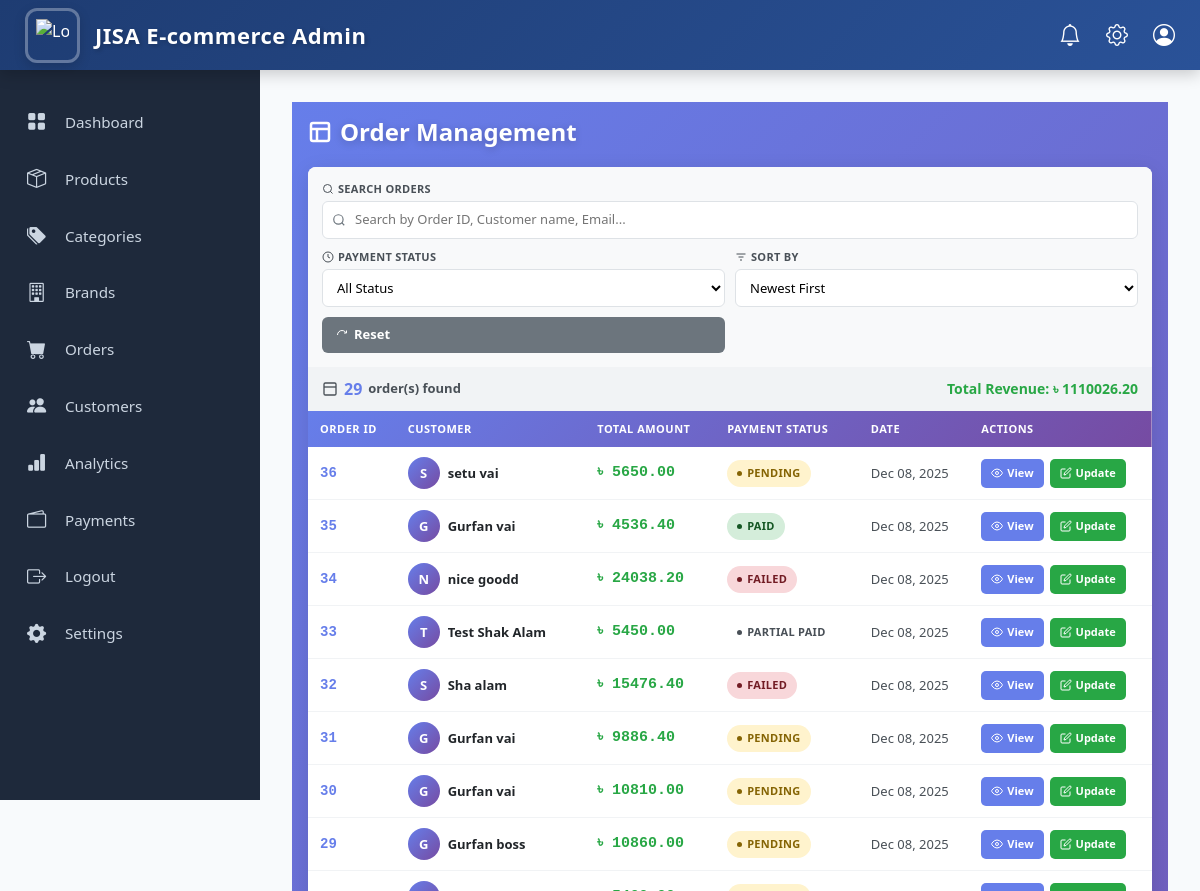
/adminpanel/orders/ (signed in, upper part), run on an earlier commit of the app's database.
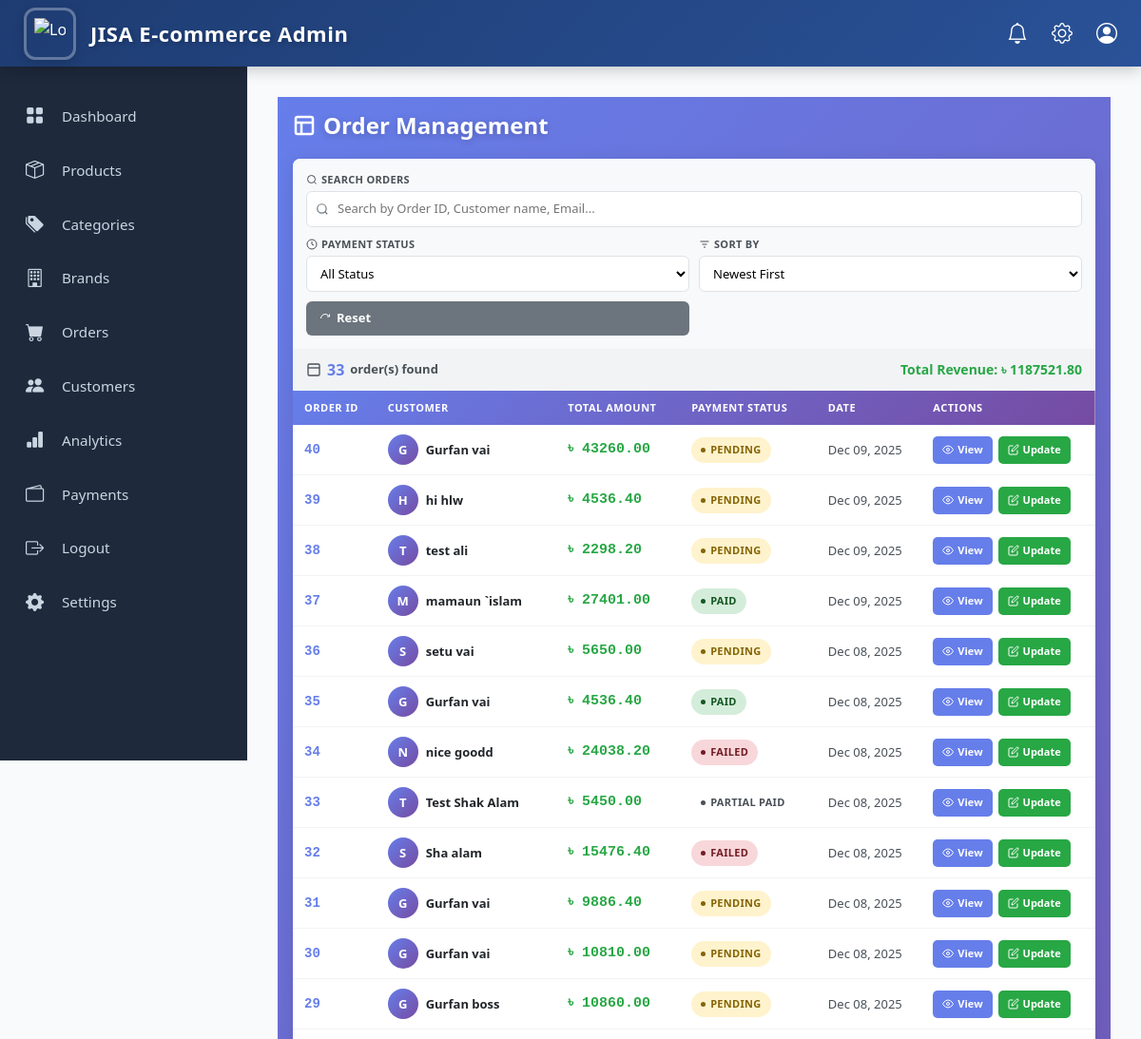
And on a later commit of the database.
### core/models.py (models this page shows, shortened)
class Order(models.Model):
    user = models.ForeignKey(settings.AUTH_USER_MODEL,on_delete=models.SET_NULL,null=True, blank=True )
    first_name = models.CharField(max_length=100)
    last_name = models.CharField(max_length=100)
    address = models.TextField()
    mobile = models.CharField(max_length=20)
    email = models.EmailField()
    upazila = models.CharField(max_length=100)
    district = models.CharField(max_length=100)
    comment = models.TextField(blank=True, null=True)
    delivery_method = models.CharField(max_length=50)
    delivery_charge = models.FloatField(default=0)
    payment_method = models.CharField(max_length=50)
    payment_status = models.CharField(
        max_length=20,
        choices=(
            ("pending", "Pending"),
            ("paid", "Paid"),
            ("failed", "Failed"),
            ("partial paid", "partial Paid"),
        ),
        default="pending"
    )
    payment_transaction_id = models.CharField(max_length=100, blank=True, null=True)
    amount_paid = models.FloatField(default=0)  # How much customer has paid
    subtotal = models.FloatField()
    discount = models.FloatField(default=0)
    total = models.FloatField()
    created_at = models.DateTimeField(auto_now_add=True)

### admin_panel/views.py (the view, shortened to what this page needs)
# urls.py: path("orders/", views.admin_order_list, name="admin_order_list"),
@superuser_required
def admin_order_list(request):
    orders = Order.objects.select_related('user').prefetch_related('items').all()
    search_query = request.GET.get('search', '').strip()
    status_filter = request.GET.get('status', '').strip()
    if status_filter:
        orders = orders.filter(payment_status=status_filter)
    sort_by = request.GET.get('sort', '-created_at')
    valid_sorts = ['-created_at', 'created_at', '-total', 'total', '-id', 'id']
    if sort_by in valid_sorts:
        orders = orders.order_by(sort_by)
    else:
        orders = orders.order_by('-created_at')
    total_revenue = orders.aggregate(Sum('total'))['total__sum'] or 0
    context = {
        'orders': orders,
        'total_revenue': total_revenue,
    }
    return render(request, 'order/admin_order_list.html', context)

### admin_panel/templates/order/admin_order_list.html (shortened to what this page needs)
{% extends 'admin-base.html' %}
{% block content %}
<div class="orders-container">
  <div class="orders-header">
    <h2 class="orders-title">
      <svg width="24" height="24" viewBox="0 0 24 24" fill="none" stroke="currentColor" stroke-width="2.5">
        <rect x="3" y="3" width="18" height="18" rx="2"/>
        <path d="M3 9h18M9 21V9"/>
      </svg>
      Order Management
    </h2>
  </div>
  <div class="orders-card">
    <div class="filters-section">
      <form method="get" id="filterForm">
        <div class="filters-grid">
          <div class="filter-group">
            <label class="filter-label">
              <svg width="12" height="12" viewBox="0 0 24 24" fill="none" stroke="currentColor" stroke-width="2">
                <circle cx="11" cy="11" r="8"/>
                <path d="m21 21-4.35-4.35"/>
              </svg>
              Search Orders
            </label>
            <div class="search-wrapper">
              <input type="text" name="search" class="search-input" placeholder="Search by Order ID, Customer name, Email..." value="{{ request.GET.search }}">
            </div>
          </div>
          <div class="filter-group">
            <label class="filter-label">
              <svg width="12" height="12" viewBox="0 0 24 24" fill="none" stroke="currentColor" stroke-width="2">
                <circle cx="12" cy="12" r="10"/>
                <path d="M12 6v6l4 2"/>
              </svg>
              Payment Status
            </label>
            <select name="status" class="filter-select" onchange="document.getElementById('filterForm').submit()">
              <option value="">All Status</option>
            </select>
          </div>
          <div class="filter-group">
            <label class="filter-label">
              <svg width="12" height="12" viewBox="0 0 24 24" fill="none" stroke="currentColor" stroke-width="2">
                <path d="M3 6h18M7 12h10M10 18h4"/>
              </svg>
              Sort By
            </label>
            <select name="sort" class="filter-select" onchange="document.getElementById('filterForm').submit()">
              <option value="-created_at" {% if request.GET.sort == '-created_at' or not request.GET.sort %}selected{% endif %}>Newest First</option>
            </select>
          </div>
          <button type="button" class="btn-reset" onclick="window.location.href='{{ request.path }}'">
            <svg width="12" height="12" viewBox="0 0 24 24" fill="none" stroke="currentColor" stroke-width="2">
              <path d="M3 12a9 9 0 0 1 9-9 9.75 9.75 0 0 1 6.74 2.74L21 8"/>
              <path d="M21 3v5h-5"/>
            </svg>
            Reset
          </button>
        </div>
      </form>
    </div>
    <div class="stats-bar">
      <span class="total-orders">
        <svg width="16" height="16" viewBox="0 0 24 24" fill="none" stroke="currentColor" stroke-width="2" style="display: inline; vertical-align: middle;">
          <rect x="3" y="3" width="18" height="18" rx="2"/>
          <path d="M3 9h18"/>
        </svg>
        <strong>{{ orders.count }}</strong> order(s) found
      </span>
      <span class="total-revenue">
        Total Revenue: ৳ {{ total_revenue|floatformat:2 }}
      </span>
    </div>
    <div class="table-wrapper">
      {% if orders %}
      <table class="orders-table">
        <thead>
          <tr>
            <th>Order ID</th>
            <th>Customer</th>
            <th>Total Amount</th>
            <th>Payment Status</th>
            <th>Date</th>
            <th>Actions</th>
          </tr>
        </thead>
        <tbody>
          {% for order in orders %}
          <tr>
            <td>
              <span class="order-id">{{ order.id }}</span>
            </td>
            <td>
              <div class="user-info">
                <div class="user-avatar">
                  {{ order.first_name|slice:":1"|upper }}
                </div>
                <span class="user-name">{{ order.first_name }} {{ order.last_name }}</span>
              </div>
            </td>
            <td>
              <span class="price-badge">৳ {{ order.total|floatformat:2 }}</span>
            </td>
            <td>
              <span class="status-badge status-{{ order.payment_status|lower|cut:' ' }}">
                <span class="status-dot"></span>
                {{ order.payment_status|title }}
              </span>
            </td>
            <td>{{ order.created_at|date:"M d, Y" }}</td>
            <td>
              <div class="actions-cell">
                <a href="{% url 'admin_order_detail' order.id %}" class="btn-action btn-view">
                  <svg width="12" height="12" viewBox="0 0 24 24" fill="none" stroke="currentColor" stroke-width="2">
                    <path d="M1 12s4-8 11-8 11 8 11 8-4 8-11 8-11-8-11-8z"/>
                    <circle cx="12" cy="12" r="3"/>
                  </svg>
                  View
                </a>
                <a href="{% url 'admin_update_payment' order.id %}" class="btn-action btn-update">
                  <svg width="12" height="12" viewBox="0 0 24 24" fill="none" stroke="currentColor" stroke-width="2">
                    <path d="M11 4H4a2 2 0 0 0-2 2v14a2 2 0 0 0 2 2h14a2 2 0 0 0 2-2v-7"/>
                    <path d="M18.5 2.5a2.121 2.121 0 0 1 3 3L12 15l-4 1 1-4 9.5-9.5z"/>
                  </svg>
                  Update
                </a>
              </div>
            </td>
          </tr>
          {% endfor %}
        </tbody>
      </table>
      {% else %}
      <div class="no-orders">
        <div class="no-orders-icon">📦</div>
        <h3>No Orders Found</h3>
        <p>Try adjusting your filters or search criteria to find orders</p>
      </div>
      {% endif %}
    </div>
  </div>
</div>
{% endblock %}

### templates/admin-base.html (shortened to what this page needs)
<!DOCTYPE html>
<html lang="en">
<head>
    <link href="https://cdn.jsdelivr.net/npm/bootstrap@5.3.0/dist/css/bootstrap.min.css" rel="stylesheet">
    <link href="https://cdn.jsdelivr.net/npm/bootstrap-icons@1.10.5/font/bootstrap-icons.css" rel="stylesheet">
</head>
<body>
        <nav class="top-navbar" style="
            height: 70px;
            background: linear-gradient(135deg, #1e3c72 0%, #2a5298 100%);
            color: #fff;
            display: flex;
            align-items: center;
            justify-content: space-between;
            padding: 0 25px;
            box-shadow: 0 4px 15px rgba(0, 0, 0, 0.2);
            ">
            <div class="navbar-brand" style="display: flex; align-items: center; gap: 15px;">
                <div style="
                    height: 55px;
                    width: 55px;
                    border-radius: 12px;
                    padding: 8px;
                    box-shadow: 0 4px 12px rgba(0, 0, 0, 0.15);
                    display: flex;
                    align-items: center;
                    justify-content: center;
                    border: 3px solid rgba(255, 255, 255, 0.3);
                ">
                    <img src="https://jisa.bkonsoft.com/media/products/logo1.png"
                        alt="Logo"
                        style="
                            height: 100%;
                            width: 100%;
                            object-fit: contain;
                        ">
                </div>
                <span style="
                    font-size: 22px;
                    font-weight: 700;
                    letter-spacing: 0.5px;
                    text-shadow: 2px 2px 4px rgba(0, 0, 0, 0.2);
                ">JISA E-commerce Admin</span>
            </div>
            <div class="navbar-right" style="display: flex; align-items: center; gap: 25px; font-size: 22px;">
                <i class="bi bi-bell" title="Notifications" style="cursor: pointer; transition: all 0.3s;"></i>
                <i class="bi bi-gear" title="Settings" style="cursor: pointer; transition: all 0.3s;"></i>
                <i class="bi bi-person-circle" title="Profile" style="cursor: pointer; transition: all 0.3s;"></i>
            </div>
        </nav>
    <div class="sidebar">
        <div class="sidebar-menu">
            <a href="{% url 'admin_dashboard' %}" class="menu-item {% if request.resolver_match.url_name == 'admin_dashboard' %}active{% endif %}">
                <i class="bi bi-grid-fill"></i>
                <span>Dashboard</span>
            </a>
            <a href="{% url 'product_list' %}" class="menu-item {% if 'product' in request.path %}active{% endif %}">
                <i class="bi bi-box-seam"></i>
                <span>Products</span>
            </a>
            <a href="{% url 'category_list' %}" class="menu-item">
                <i class="bi bi-tags-fill"></i>
                <span>Categories</span>
            </a>
            <a href="{% url 'brand_list' %}" class="menu-item">
                <i class="bi bi-building"></i>
                <span>Brands</span>
            </a>
            <a href="{% url 'admin_order_list' %}" class="menu-item">
                <i class="bi bi-cart-fill"></i>
                <span>Orders</span>
            </a>
            <a href="#" class="menu-item">
                <i class="bi bi-people-fill"></i>
                <span>Customers</span>
            </a>
            <a href="#" class="menu-item">
                <i class="bi bi-bar-chart-fill"></i>
                <span>Analytics</span>
            </a>
            <a href="#" class="menu-item">
                <i class="bi bi-wallet2"></i>
                <span>Payments</span>
            </a>
            <a href="{% url 'logout' %}" class="menu-item">
                <i class="bi bi-box-arrow-right"></i>
                <span>Logout</span>
            </a>
            <a href="#" class="menu-item">
                <i class="bi bi-gear-fill"></i>
                <span>Settings</span>
            </a>
        </div>
    </div>
    <div class="main-content">
        {% block content %}
        {% endblock %}
    </div>
</body>
</html

What changed in the data, as far as the page shows it:
added Order: id "40", first_name "G", first_name "Gurfan", last_name "vai", total "43260.00", payment_status "PENDING", created_at "Dec 09, 2025"
added Order: id "39", first_name "H", first_name "hi", last_name "hlw", total "4536.40", payment_status "PENDING", created_at "Dec 09, 2025"
added Order: id "38", first_name "T", first_name "test", last_name "ali", total "2298.20", payment_status "PENDING", created_at "Dec 09, 2025"
added Order: id "37", first_name "M", first_name "mamaun", last_name "`islam", total "27401.00", payment_status "PAID", created_at "Dec 09, 2025"
Also different on the page:
{{ orders.count }}: "29" → "33"
{{ total_revenue|floatformat:2 }}: "1110026.20" → "1187521.80"
